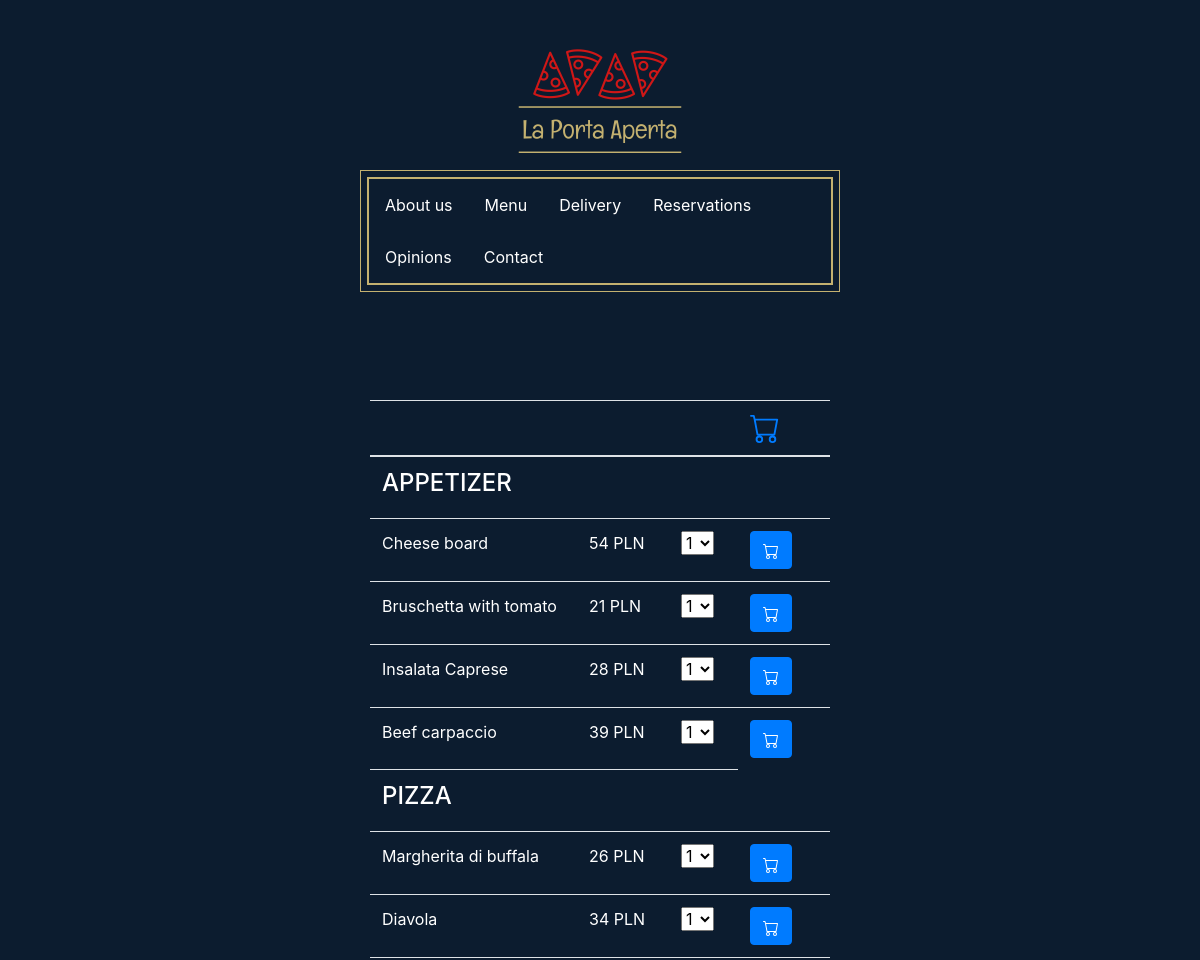
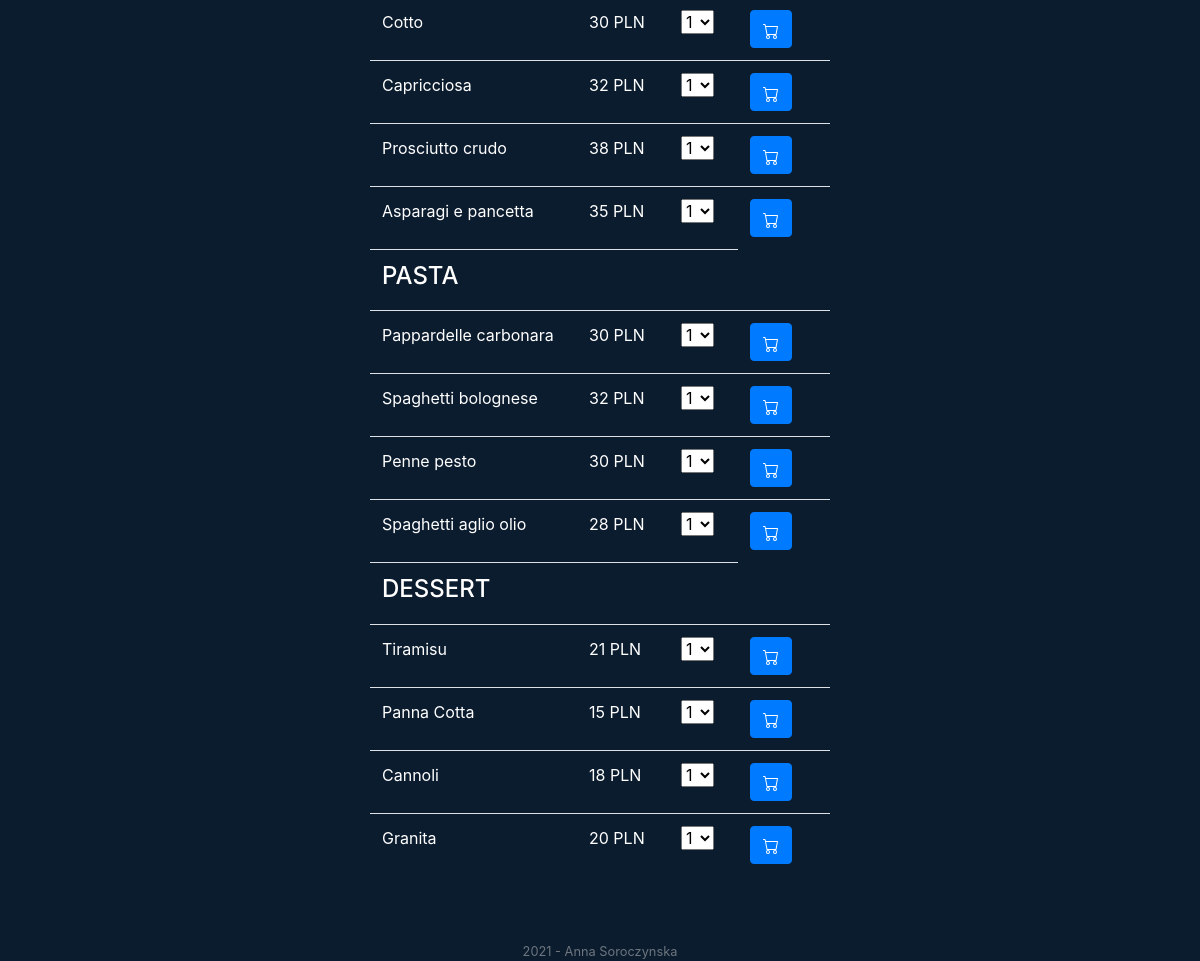
Page /delivery on the committed database (2 pictures, top to bottom).
### tables this page shows
CREATE TABLE 'food' ('id' integer PRIMARY KEY AUTOINCREMENT NOT NULL, 'name' text NOT NULL, 'type' text NOT NULL, 'price' integer NOT NULL);

### application.py (the view, shortened to what this page needs)
@app.route("/delivery", methods=["GET", "POST"])
def delivery():
    appetizer = db.execute("SELECT id, name, price FROM food WHERE type = 'APPETIZER'")
    pizza = db.execute("SELECT id, name, price FROM food WHERE type = 'PIZZA'")
    pasta = db.execute("SELECT id, name, price FROM food WHERE type = 'PASTA'")
    dessert = db.execute("SELECT id, name, price FROM food WHERE type = 'DESSERT'")
    if request.method == "GET":
        return render_template("/delivery.html", appetizer=appetizer, pizza=pizza, pasta=pasta, dessert=dessert)

### templates/delivery.html (shortened to what this page needs)
{% extends "layout.html" %}
{% block main %}
  <div class="main-container">
    <div class="table-responsive">
      <table class="table">
            <thead>
                <tr>
                    <th scope="col" ></th>
                    <th scope="col" style="width: 20%;"></th>
                    <th scope="col" style="width: 15%;"></th>
                    <th scope="col" style="width: 20%;"><a href="/cart"><svg xmlns="http://www.w3.org/2000/svg" width="30" height="30" fill="currentColor" class="bi bi-cart" viewBox="0 0 16 16">
                                    </a></th>
                </tr>
            </thead>
            <tbody>
                <tr>
                    <td colspan="3"><h4 class="quicksand-font text-uppercase">Appetizer</h4></td>
                </tr>
                {% for appetizer in appetizer %}
                    <tr>
                        <td>{{ appetizer.name }}</td>
                        <td>{{ appetizer.price }} PLN</td>
                        <form action="/delivery" method="post">
                            <td><select class="form-select" name="number">
                              <option value="1">1</option>
                            </select>
                            </td>
                            <td><button class="btn btn-primary" type="submit">
                                </button>
                            </td>
                        </form>
                    </tr>
                {% endfor %}
                <tr>
                    <td colspan="3"><h4 class="quicksand-font text-uppercase">Pizza</h4></td>
                </tr>
                {% for pizza in pizza %}
                    <tr>
                        <td>{{ pizza.name }}</td>
                        <td>{{ pizza.price }} PLN</td>
                        <form action="/delivery" method="post">
                            <td><select class="form-select" name="number">
                              <option value="1">1</option>
                            </select>
                            </td>
                            <td>
                                <button class="btn btn-primary" type="submit">
                                </button>
                            </td>
                        </form>
                    </tr>
                {% endfor %}
                <tr>
                    <td colspan="3"><h4 class="quicksand-font text-uppercase">Pasta</h4></td>
                </tr>
                {% for pasta in pasta %}
                    <tr>
                        <td>{{ pasta.name }}</td>
                        <td>{{ pasta.price }} PLN</td>
                        <form action="/delivery" method="post">
                            <td><select class="form-select" name="number">
                              <option value="1">1</option>
                            </select>
                            </td>
                            <td><button class="btn btn-primary" type="submit">
                                </button>
                            </td>
                        </form>
                    </tr>
                {% endfor %}
                <tr>
                    <td colspan="3"><h4 class="quicksand-font text-uppercase">Dessert</h4></td>
                </tr>
                {% for dessert in dessert %}
                    <tr>
                        <td>{{ dessert.name }}</td>
                        <td>{{ dessert.price }} PLN</td>
                        <form action="/delivery" method="post">
                            <td><select class="form-select" name="number">
                              <option value="1">1</option>
                            </select>
                            </td>
                            <td><button class="btn btn-primary" type="submit">
                                </button>
                            </td>
                        </form>
                    </tr>
                {% endfor %}
            </tbody>
        </table>
    </div>
  </div>
{% endblock %}

### static/styles.css (style rules this page uses)
@media screen and (min-width: 770px) { .main-container { width: 40vw; } }
.subpage { background-color: #0C1C2F; }
.main-container { color: white; text-align: left; position: relative; left: 50%; transform: translate(-50%); float: none; padding: 10px; }
.table { color: white; table-layout: fixed; word-wrap: break-word; }

### rows in the picture
food: name "Cheese board", price "54"
food: name "Bruschetta with tomato", price "21"
food: name "Insalata Caprese", price "28"
food: name "Beef carpaccio", price "39"
food: name "Margherita di buffala", price "26"
food: name "Diavola", price "34"
food: name "Cotto", price "30"
food: name "Capricciosa", price "32"
food: name "Prosciutto crudo", price "38"
food: name "Asparagi e pancetta", price "35"
food: name "Pappardelle carbonara", price "30"
food: name "Spaghetti bolognese", price "32"
food: name "Penne pesto", price "30"
food: name "Spaghetti aglio olio", price "28"
food: name "Tiramisu", price "21"
food: name "Panna Cotta", price "15"
food: name "Cannoli", price "18"
food: name "Granita", price "20"
